Frame 1 (no input): blank canvas, image omitted
Frame 60 (the mouse pressed at the canvas centre just before this capture): blank canvas, image omitted
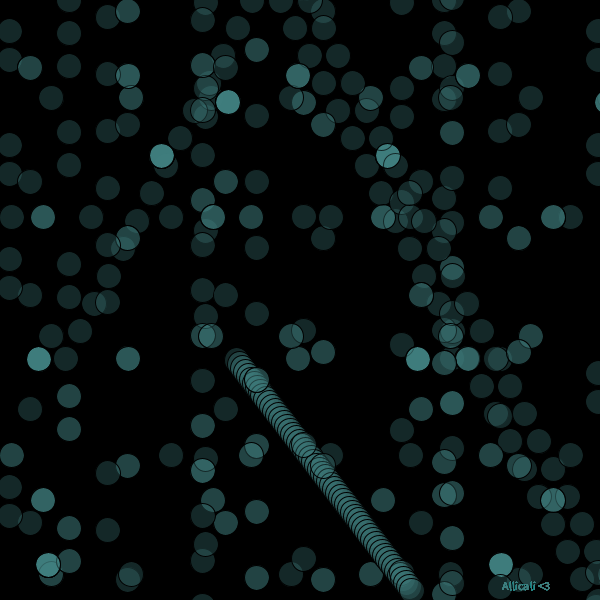
Frame 120 (the mouse held since frame 60 and released just before this capture)

The Processing sketch whose frames 1 and 60 were blank and that drew this single picture after the mouse press (run headless with seeded random() and noise(); from frame 60 on, the mouse is pressed at the canvas centre):

// Processing sketch: processing_77853
// ── processing_77853.pde

Ball[] manyBalls = new Ball[10];
void setup(){ 
    colorMode(HSB, height, height, height); 
size(600, 600);

background(0);
smooth();
for(int i=0;i < manyBalls.length;i++){
manyBalls[i] = new Ball(random(width), random(height));
} }
void draw() {
for(int i=0;i < manyBalls.length;i++) {
manyBalls[i].move(); }
}
class Ball {
float ballx;
float bally;
float ballspeed = random(500)+1; float ballxdirection = random(1); float ballydirection = random(1); int r = (int)random(254);
int g = (int)random(256);
int b = (int)random(256);
int a = (int)random(256);
Ball(float tempballx, float tempbally) { ballx = tempballx;
bally = tempbally; }
void move() {
if (ballx > width || ballx < 0) {
ballxdirection *= -1;
}
if (bally > height || bally < 0) {
ballydirection *= -1; }
ballx += ballspeed*ballxdirection; bally += ballspeed*ballydirection; display();
}
private void display() { fill(mouseY, mouseX, mouseX, 80);
ellipse(ballx, bally, 25, 25);
text(" Allicali <3",500,590);}
}
